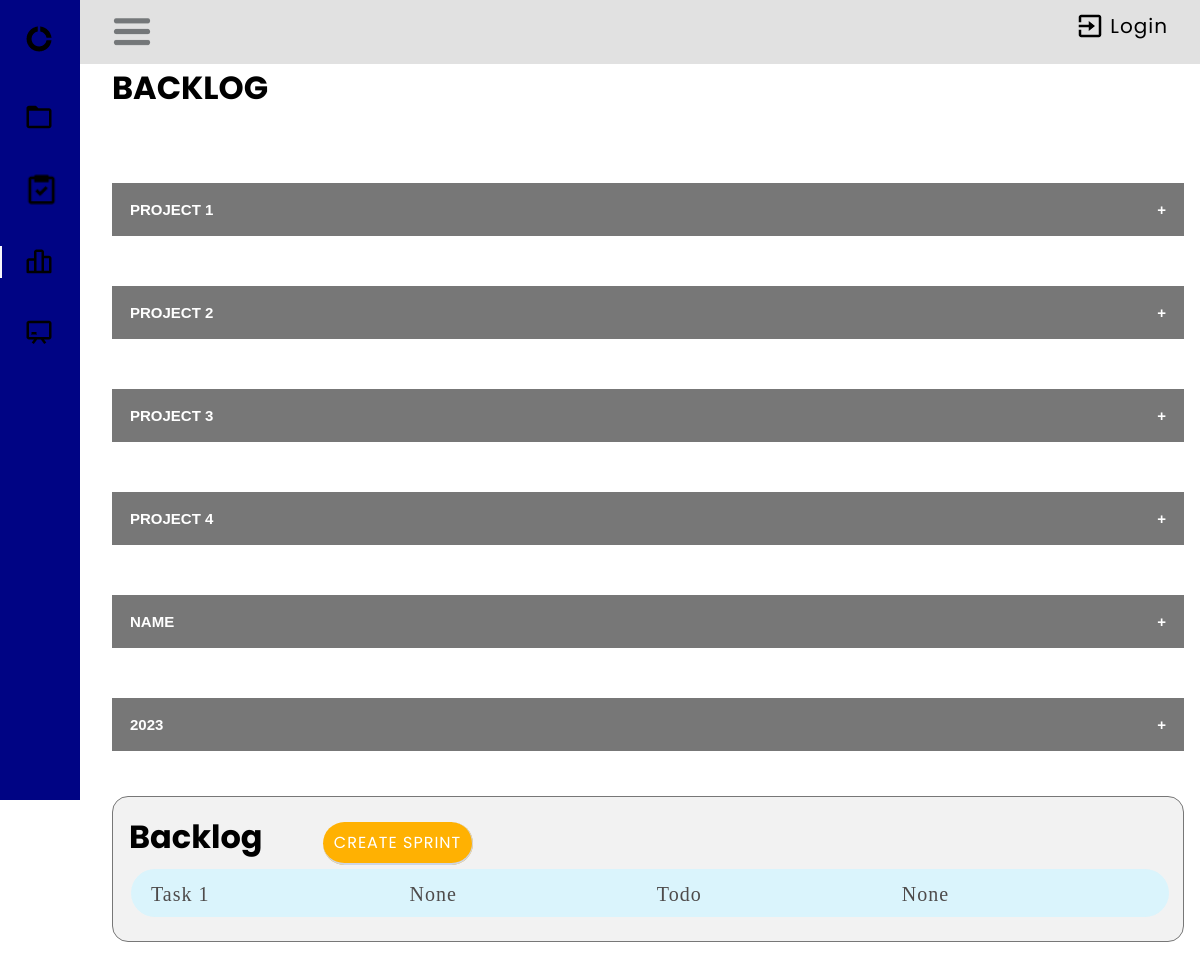
The app's page /sprint/ with its own data.
### taskManager/models.py (models this page shows, shortened)
class Project(models.Model):
    name = models.CharField(max_length=50)
    start = models.DateTimeField(auto_now_add=True)

class Task(models.Model):
    STATUS_CHOICES = (
        ('Todo', 'Todo'),
    ('Progress', 'Progress'),
    ('Review', 'Review'),
    ('Done', 'Done'),
    )
    user = models.ForeignKey(User, on_delete=models.CASCADE, null=True, blank=False)
    title = models.CharField(max_length=200)
    description = models.TextField(null=True, blank=True)
    complete = models.BooleanField(default=False)
    created = models.DateTimeField(auto_now_add=True)
    sprint = models.ForeignKey(Sprint, on_delete=models.CASCADE, blank=True, null=True)
    status = models.CharField(max_length=30, choices=STATUS_CHOICES)
    subtask = models.ForeignKey('self',on_delete=models.CASCADE, null=True, blank=True)
    def __str__(self):
        return self.title
    class Meta:
        ordering = ['title']

### taskManager/view/sprint/views.py (the view)
# urls.py: path('sprint/', SprintListView.as_view(), name='sprint_list'),
class SprintListView(ListView):
    model = Sprint
    context_object_name = 'sprint'
    template_name = "sprint/sprint_list.html"
    def get_context_data(self, **kwargs):
        context = super(SprintListView, self).get_context_data(**kwargs)
        context['projects'] = Project.objects.all()
        context['sprints'] = Sprint.objects.all()
        context['tasks'] = Task.objects.all()
        return context

### taskManager/models.py (called while the page is built)
    def __str__(self):
        return self.name or ('Sprint ending %s') % self.end

### taskManager/templates/sprint/sprint_list.html (shortened to what this page needs)
{% load crispy_forms_tags %}
{% block content %}
{% load static %}
<div class="header-bar">
    <div>
        <link rel="stylesheet" href="{% static 'css/home.css' %}">
        <link rel="stylesheet" href="{% static 'css/task.css' %}">
        <link rel="stylesheet" href="{% static 'css/task_detail.css' %}">
        <link rel="stylesheet" href="{% static 'css/sprint_list.css' %}">
        <h1>BACKLOG</h1>
        </div>
    </div>
<div id="body-pd">
    <header class="header" id="header">
        <div class="header_toggle">
            <img class="bx bx-menu" id="header-toggle" width="40px" src="/static/images/burger-menu.jpg" alt="burger menu">
        <div class="header-logout">
            <img class="exit-icon" src="/static/images/exit.png" alt="burger menu">
            {% if request.user.is_authenticated %}
                <a class="header-text" href="{% url 'user_logout' %}">Logout</a>
            {% else %}
                <a class="header-text" href="{% url 'user_login' %}">Login</a>
            {% endif %}
        </div>
    </div>
    </header>
    <div class="l-navbar" id="nav-bar">
        <nav class="nav">
            <div>
                <a href="#" class="nav_logo">
                    <img class="bx bx-menu" id="header-toggle" width="30px" src="/static/images/app-icon.png" alt="burger menu">
                </a>
                <div class="nav_list">
                     <a href="{% url 'project_list' %}" class="nav_link">
                        <img width="30px" src="/static/images/folder-icon.png" alt="burger menu">
                    </a>
                    <a href="{% url 'tasks' %}" class="nav_link">
                        <img width="35px" src="/static/images/task-icon.png" alt="burger menu">
                    </a>
                    <a href="{% url 'sprint_list' %}" class="nav_link active">
                        <img width="30px" src="/static/images/backlog-icon.png" alt="burger menu">
                    </a>
                    <a href="{% url 'board' %}" class="nav_link">
                        <img width="30px" src="/static/images/board-icon.png" alt="burger menu">
                    </a>
                </div>
            </div>
        </nav>
    </div>
</div>
<body>
    {% for project in projects %}
        <br />
        <div>
            <button type="button" class="collapsible">{{project.name}}</button>
             <br />
            <br />
        </div>
    {% endfor %}
    <div class="background-sprint">
        <span class="sprint-title">Backlog</span>
        <a class="btn" style="font-size: 1rem;" href="{% url 'sprint_form' %}"> Create Sprint </a>
        {% for task in tasks %}
            {% if task.sprint.name is none %}
                <div class="task-container">
                    <a href="{% url 'task' task.pk %}">
                        <div class="row-container">
                            <div class="row-style"> {{task.title}}</div>
                            <div class="row-style"> {{task.sprint}}</div>
                            <div class="row-style status-style">{{task.status}}</div>
                            <div class="row-style"> {{task.subtask}}</div>
                        </div>
                    </a>
                </div>
            {% endif %}
        {% endfor %}
    </div>
</body>
{% endblock content %}

### taskManager/static/css/home.css (style rules this page uses)
*,::before,::after { box-sizing: border-box; }
body { position: relative; margin: var(--header-height) 0 0 0; padding: 0 1rem; font-size: var(--normal-font-size); transition: .5s; }
a { text-decoration: none; text-transform: capitalize; font-size: 1.25rem; font-weight: 400; letter-spacing: 1px; color: var(--title-background); }
.header { width: 100%; height: var(--header-height); position: fixed; top: 0; left: 0; align-items: center; justify-content: space-between; padding: 0 1rem; background-color: var(--header-color); z-index: var(--z-fixed); transition: .5s; }
.header-logout { float: right; display: flex; align-items: center; justify-content: space-between; color: black; }
.header-text { font-size: 1.25rem; font-weight: 400; letter-spacing: 1px; }
.exit-icon { margin-right: 5px; width: 30px; }
.header_toggle { color: var(--first-color); font-size: 1.5rem; cursor: pointer; margin-top: 1%; }
.l-navbar { position: fixed; top: 0 ; left: 0; width: var(--nav-width); height: 100vh; background-color: var(--first-color); padding: .5rem 1rem 0 0; transition: .5s; z-index: var(--z-fixed); }
.nav { height: 100%; display: flex; flex-direction: column; justify-content: space-between; overflow: hidden; }
.nav_logo, .nav_link { display: grid; grid-template-columns: max-content max-content; align-items: center; column-gap: 1rem; padding: .5rem 0 .5rem 1.5rem; }
.nav_logo { margin-bottom: 2rem; }
.nav_link { position: relative; color: var(--first-color-light); margin-bottom: 1.5rem; transition: .3s; }
.active { color: var(--white-color); }
.active::before { content: ''; position: absolute; left: 0; width: 2px; height: 32px; background-color: var(--white-color); }
@media screen and (min-width: 768px) { body { margin: calc(var(--header-height) + 1rem) 0 0 0; padding-left: calc(var(--nav-width) + 2rem ); } }
@media screen and (min-width: 768px) { .header { height: calc(var(--header-height) + 1rem); padding: 0 2rem 0 calc(var(--nav-width) + 2rem); } }
@media screen and (min-width: 768px) { .l-navbar { left: 0; padding: 1rem 1rem 0 0; } }

### taskManager/static/css/task.css (style rules this page uses)
img { border-radius: 5px 5px 0 0; }
.btn { width: 80%; letter-spacing: 1px; text-transform: uppercase; color: #fff; cursor: pointer; border: none; border-radius: 50px; border-bottom: solid 2px #ced5e5; border-right: solid 1px #ced5e5; background-color: var(--button-background); padding: 9px 11px; margin: 8px; }

### taskManager/static/css/task_detail.css (style rules this page uses)
* { box-sizing: border-box; }

### taskManager/static/css/sprint_list.css (style rules this page uses)
body { font-family: 'Poppins', sans-serif; }
.background-sprint { margin: auto; width: 100%; border-radius: 1rem; background-color: #f2f2f2; padding: 1rem; border: 1px solid #777; margin: 20px auto; }
.task-container { box-sizing: border-box; width: 100%; background-color: #DAF4FC; color: rgb(78, 75, 75); padding: 14px 20px; margin: 8px 2px; border-radius: 2rem; cursor: pointer; height: 3rem; font-family: initial; }
.sprint-title { font-size: 2rem; font-weight: bold; color: black; }
.collapsible { background-color: #777; color: white; cursor: pointer; padding: 18px; width: 100%; border: none; text-align: left; outline: none; font-size: 15px; text-transform: uppercase; font-weight: bold; }
.collapsible:after { content: '\002B'; color: white; font-weight: bold; float: right; margin-left: 5px; }
.row-container { display: flex; }

### records on screen
Project: name "PROJECT 1"
Project: name "PROJECT 2"
Project: name "PROJECT 3"
Project: name "PROJECT 4"
Project: name "NAME"
Project: name "2023"
Task: title "Task 1", sprint "None", status "Todo", subtask "None"
